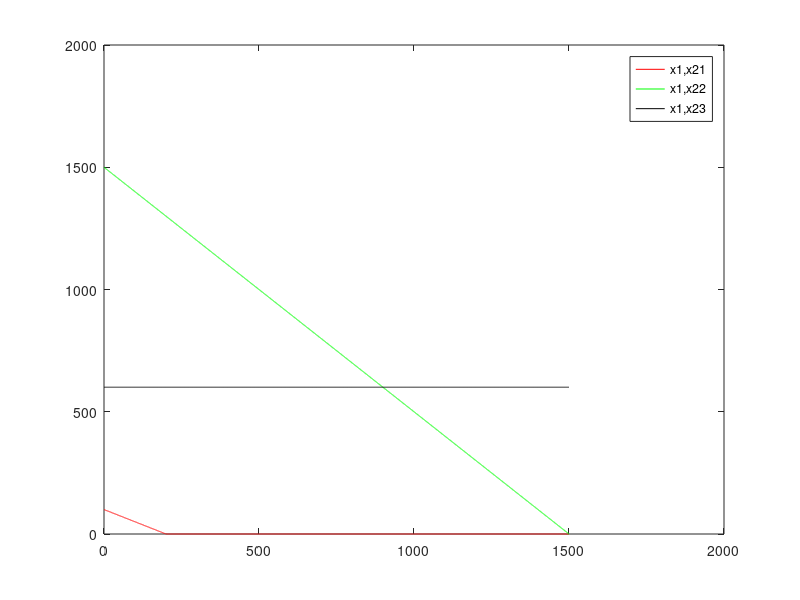

This figure's MATLAB source:
a=[1,2;1,1;0,1;1,0;0,1];
b=[200;1500;600;0;0];
c=[2,3];
x1=0:0.1:max(b);
x21=(b(1)-a(1,1)*x1)/a(1,2);
x22=(b(2)-a(2,1)*x1)/a(2,2);
x23=(b(3)-a(3,1)*x1)/a(3,2);
x21=max(0,x21);
x22=max(0,x22);
x23=max(0,x23);
plot(x1,x21,'r',x1,x22,'g',x1,x23,'k');
legend('x1,x21','x1,x22','x1,x23');
sol=[];
for i=1:length(a)
    a1=a(i,:);
    b1=b(i);
    for j=i+1:length(a)
        a2=a(j,:);
        b2=b(j);
        a3=[a1;a2];
        b3=[b1;b2];
        x3=a3\b3;
        sol=[sol,x3];
    end
end
sol
% to find points which are not in feasible region and remove them
x1=sol(1,:);
x2=sol(2,:);
y1=find(1*x1+2*x2>200);
sol(:,y1)=[];
x1=sol(1,:);
x2=sol(2,:);
y2=find(1*x1+1*x2>1500);
sol(:,y2)=[];
x1=sol(1,:);
x2=sol(2,:);
y3=find(x1<0);
sol(:,y3)=[];
x1=sol(1,:);
x2=sol(2,:);
y4=find(x2<0);
sol(:,y4)=[];
x1=sol(1,:);
x2=sol(2,:);
x1
x2
sol=sol'; % tranpose of matrix
for i=1:length(sol)
    obj(i,:)=sum(sol(i,:).*c)
end
[p,loc]=max(obj);
fprintf('the optimal value is %f\n',p);
fprintf('the optimal solution is');
disp(sol(loc,:));